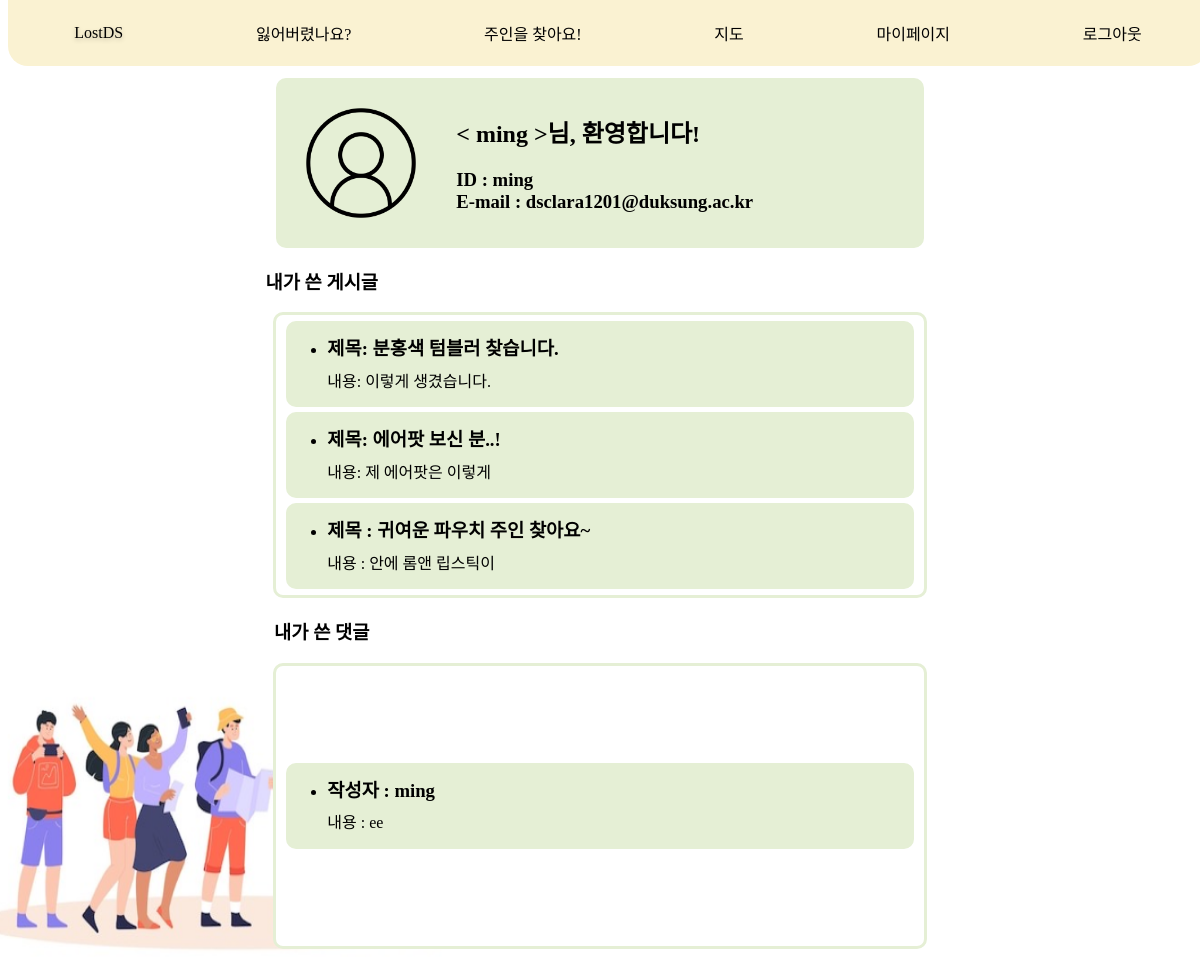
The app's page /mypage/ (signed in) with its own data.
### user/models.py (models this page shows)
class CustomUser(AbstractUser):
    get_verification_token = models.CharField(max_length=64, blank=True, null=True)
    groups = models.ManyToManyField('auth.Group', related_name='custom_users')
    user_permissions = models.ManyToManyField('auth.Permission', related_name='custom_users')

### message/models.py (models this page shows, shortened)
class AskItem(models.Model):
    title = models.CharField(max_length=30)
    author = models.ForeignKey(settings.AUTH_USER_MODEL, null=True, on_delete=models.SET_NULL)
    place = models.CharField(max_length=15, blank=True, null=True)
    created_at = models.DateTimeField(auto_now_add=True)
    category = models.ForeignKey(Category, null=True, on_delete=models.SET_NULL)
    head_image = models.ImageField(upload_to='message/images/ask/%Y/%m/%d/', blank=True)
    content = models.TextField()

class FindItem(models.Model):
    title = models.CharField(max_length=30)
    author = models.ForeignKey(settings.AUTH_USER_MODEL, null=True, on_delete=models.SET_NULL)
    place = models.CharField(max_length=15, null=True)
    created_at = models.DateTimeField(auto_now_add=True)
    category = models.ForeignKey(Category, null=True, on_delete=models.SET_NULL)
    head_image = models.ImageField(upload_to='message/images/find/%Y/%m/%d/', blank=True)
    content = models.TextField()

class Comment(models.Model):
    findPost = models.ForeignKey(FindItem, on_delete=models.CASCADE, null=True, blank=True)
    askPost = models.ForeignKey(AskItem, on_delete=models.CASCADE, null=True, blank=True)
    completePost = models.ForeignKey(CompleteItem, on_delete=models.CASCADE, null=True, blank=True)
    author = models.ForeignKey(settings.AUTH_USER_MODEL, on_delete=models.CASCADE)
    content = models.TextField()
    created_at = models.DateTimeField(auto_now_add=True)

### main/views.py (the view)
# urls.py: path('mypage/', views.mypage, name='mypage'),
@login_required
def mypage(request):
    return render(
        request,'mypage/mypage.html'
    )

### mypage/templates/mypage/mypage.html (shortened to what this page needs)
{% extends 'main/nav.html' %}
{% block content %}
{% load static %}
<html lang="ko">
<head>
    <link rel="stylesheet" href="{% static 'mypage/css/mypage.css' %}" media="screen">
</head>
<body>
<div class="container">
    <div class="user-container">
        <div class="user-content">
            <img src="/static/mypage/image/profile.png" width="150" height="150">
            <div class="user-info">
                <h2>< {{ request.user.username }} >님, 환영합니다!</h2>
                <h3>ID : {{ request.user.username }}<br>E-mail : {{ request.user.email }}</h3>
            </div>
        </div>
    </div>
    <h3 style="margin-left:-47%"><a href="/mypage/my-post">내가 쓴 게시글</a></h3>
    <div class="post-container">
        {% for post in request.user.askitem_set.all|slice:":2" reversed %}
        <div class="content">
            <ul>
                <li>
                    <h3>제목: <a href="/message/ask/{{ post.pk }}/">{{ post.title }}</a><br></h3>
                    내용: {{ post.content|slice:"10" }}
                </li>
            </ul>
        </div>
        {% endfor %}
        {% for post in request.user.finditem_set.all|slice:":1" reversed %}
        <div class="content">
            <ul>
                <li>
                    <h3>제목 : <a href="/message/find/{{ post.pk }}/">{{ post.title }}</a><br></h3>
                    내용 : {{ post.content|slice:"10" }}
                </li>
            </ul>
        </div>
        {% endfor %}
    </div>
    <h3 style="margin-left:-47%"><a href="/mypage/comment">내가 쓴 댓글</a></h3>
    <div class="comment-container">
        {% for comment in request.user.comment_set.all|slice:":3" reversed %}
        <div class="content">
            <ul>
                <li>
                    <h3>작성자 : {% if comment.askPost %}
                        <a href="/message/ask/{{ comment.askPost.pk }}/#comment-{{comment.pk}}">{{ comment.author }}</a>
                        {% elif comment.findPost %}
                        <a href="/message/find/{{ comment.findPost.pk }}/#comment-{{comment.pk}}">{{ comment.author
                            }}</a>
                        {% endif %}<br></h3>
                    내용 : {{ comment.content }}
                </li>
            </ul>
        </div>
        {% endfor %}
    </div>
</div>
</body>
{% endblock %}

### main/static/main/css/nav.css (style rules this page uses)
body { font-family: 'EASTARJET-Medium'; }

### mypage/static/mypage/css/mypage.css (style rules this page uses)
body { display:flex; flex-direction: column; font-family: 'EASTARJET-Medium'; background-image: url(/static/mypage/image/people.png); background-position: left bottom; background-position: left -50px bottom -45px; background-size: 566px 380px; background-attachment: fixed; background-repeat: no-repeat; }
.container { width: 100%; height: 100%; display:flex; justify-content: center; flex-direction: column; align-items: center; }
.user-container { width: 53%; height: 150px; padding: 10px; justify-content: center; margin-top: 70px; border-radius: 10px; background: #E5EFD5; }
.user-content { display: flex; align-items: center; }
.user-content img { margin-right: 20px; }
.post-container { display: flex; flex-direction:column; width: 53%; height: 260px; padding: 10px; justify-content: center; border-radius: 10px; background: white; border: solid; border-color: #E5EFD5; border-width: 3px; gap: 5px; }
.comment-container { display: flex; flex-direction:column; width: 53%; height: 260px; padding: 10px; justify-content: center; border-radius: 10px; background: white; border: solid; border-color: #E5EFD5; border-width: 3px; gap: 5px; }
.content { width: parent; height: 84px; padding: 1px; justify-content: center; border-radius: 10px; background: #E5EFD5; }
.content h3 { line-height: 1px; }
a, a:link, a:visited, a:active { color: black; text-decoration-line: none; }

### records on screen
CustomUser: user.username "ming", user.email "dsclara1201@duksung.ac.kr"
AskItem: title "분홍색 텀블러 찾습니다.", content "이렇게 생겼습니다."
AskItem: title "에어팟 보신 분..!", content "제 에어팟은 이렇게"
FindItem: title "귀여운 파우치 주인 찾아요~", content "안에 롬앤 립스틱이"
Comment: author "ming", content "ee"
